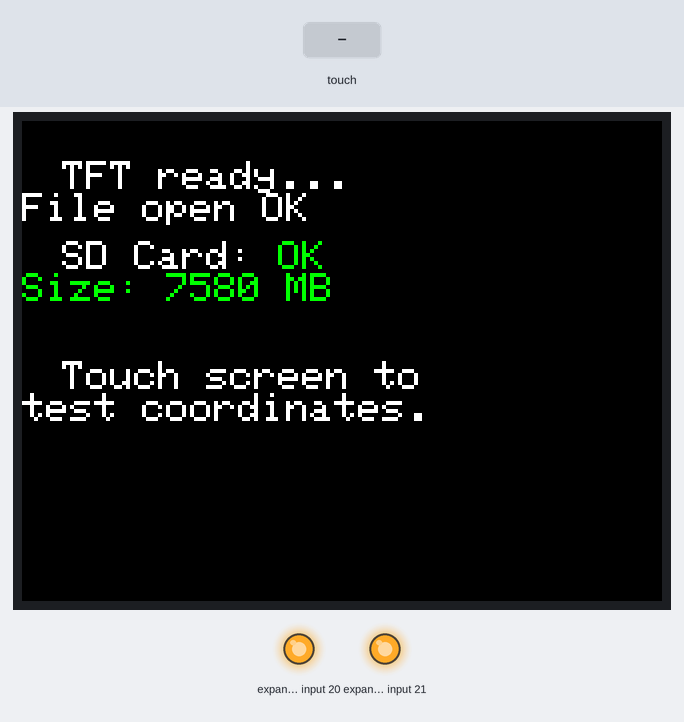
A sketch run on a simulated ESP32-S3. On the bench: 320×240 colour display, output pins drawn as LEDs (lit = HIGH). The inputs (shaded band) are chosen by the test bench. Storage starts empty; pins used as bus, display or sensor lines are not drawn; what the sketch prints to the serial monitor is not drawn.

Above: at 2.5 s.
2.6 s: screen touched at 13 % across, 10 % down
At 2.71 s:
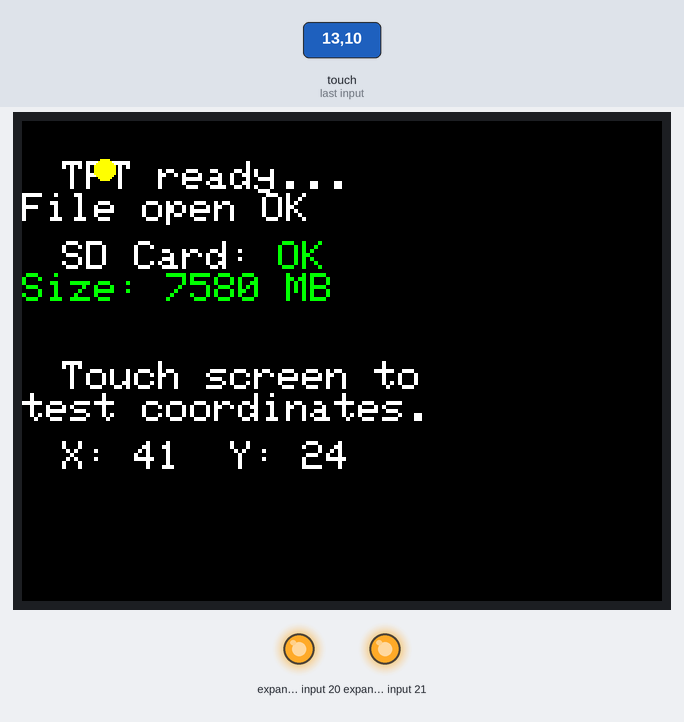
At 3.6 s:
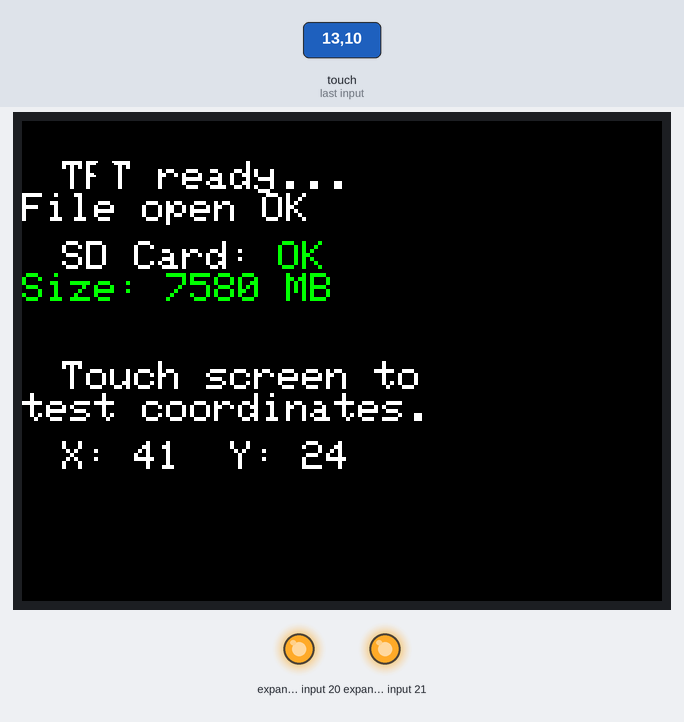
4.3 s: screen touched at 38 % across, 10 % down
At 4.9 s:
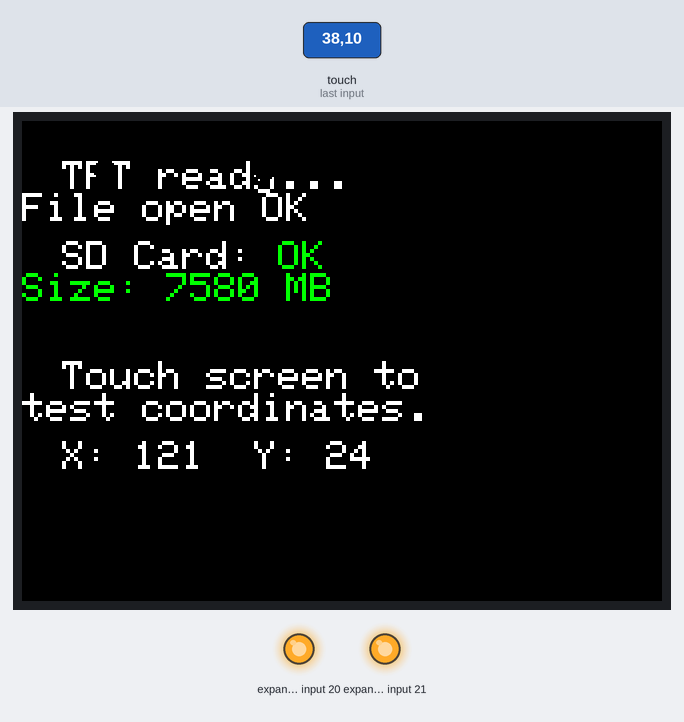
Timing chart, 0 to 7.3 s (numbered marks = the images above; inputs shaded):
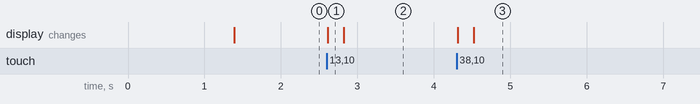

Measured:
- after the input at 2.6 s, the display: changes at once (image 1)
- after the input at 4.3 s, the display: first changes at once (image 3 shows a later state)

The sketch:

07_SDCard_Display_Touch.ino
```cpp
#include <SPI.h>
#include <SD.h>
#include <TFT_eSPI.h>

// Define the SD Chip Select pin (must match wiring)
#define VSPI_PIN   // SD card is using VSPI and TFT is using HSPI

#ifdef VSPI_PIN
#define SD_SCLK_PIN 4
#define SD_MISO_PIN 5
#define SD_MOSI_PIN 6
#else
#define SD_SCLK_PIN 12
#define SD_MISO_PIN 13
#define SD_MOSI_PIN 11
#endif

#define SD_CS_PIN 7
#define SD_FREQUENCY 16000000

TFT_eSPI tft = TFT_eSPI();

// 1️⃣ Define SPI class for SD
#ifdef VSPI_PIN
SPIClass sdSPI(VSPI);
#else
SPIClass sdSPI(HSPI);
#endif

void setup() {
  Serial.begin(115200);
  delay(1000);

  // 2️⃣ Set all CS pins high to deselect devices before initialization
  pinMode(TFT_CS, OUTPUT);
  digitalWrite(TFT_CS, HIGH);
  pinMode(TOUCH_CS, OUTPUT);
  digitalWrite(TOUCH_CS, HIGH);
  pinMode(SD_CS_PIN, OUTPUT);
  digitalWrite(SD_CS_PIN, HIGH);
  delay(100);

  // 2️⃣ Initialize the TFT first. This also sets up the SPI bus
  //  (HSPI or VSPI, because of USE_HSPI_PORT or USE_FSPI_PORT in User_Setup.h)
  tft.init();
  tft.setRotation(1);  // Landscape
  tft.fillScreen(TFT_BLACK);
  tft.setTextColor(TFT_WHITE, TFT_BLACK);
  tft.setTextSize(2);
  tft.setCursor(20, 20);
  Serial.println("TFT ready...");
  tft.println("TFT ready...");

  // 3️⃣ Get the SPI bus instance that the TFT is using
  // SPIClass& sdSPI = tft.getSPIinstance();

  // 4️⃣ Explicitly bind SPI to your SPI pins BEFORE SD.begin()
  sdSPI.begin(SD_SCLK_PIN, SD_MISO_PIN, SD_MOSI_PIN);  // SCK, MISO, MOSI

 // 5️⃣ Now initialize the SD card on the SAME SPI bus
  Serial.println("Initializing SD card...");
  if (!SD.begin(SD_CS_PIN, sdSPI, SD_FREQUENCY)) {
    Serial.println("SD Card initialization failed!");
    while (1) delay(1000);  // Halt
  }

  // Try open file
  File root = SD.open("/");
  if (!root) {
    Serial.println("Failed to open root directory");
    tft.println("Failed to open root directory");
    return;
  }
  root.close();
  Serial.println("File open OK.");
  tft.println("File open OK");

  // run Touch_calibrate.ino from Example to do the calibration
  // Use this calibration code in setup():
  uint16_t calData[5] = { 263, 3627, 233, 3513, 7 };
  tft.setTouch(calData);

  tft.setCursor(20, 60);
  tft.print("SD Card: ");
  tft.setTextColor(TFT_GREEN, TFT_BLACK);
  tft.println("OK");

  // 2. Print SD card capacity
  uint8_t cardType = SD.cardType();
  if (cardType == CARD_NONE) {
    tft.println("No SD card attached");
  } else {
    uint64_t cardSize = SD.cardSize() / (1024 * 1024);
    tft.print("Size: ");
    tft.print(cardSize);
    tft.println(" MB");
  }

  // 3. Touch Prompt
  tft.setTextColor(TFT_WHITE, TFT_BLACK);
  tft.setCursor(20, 120);
  tft.println("Touch screen to");
  tft.println("test coordinates.");
}

void loop() {
  // Check for touch
  uint16_t x = 0, y = 0;
  bool touched = tft.getTouch(&x, &y);

  if (touched) {

    // Draw a dot where you touch
    tft.fillCircle(x, y, 5, TFT_YELLOW);

    Serial.printf("Touch detected: X = %d, Y = %d\n", x, y);

    // Clear a small area and print the coordinates on screen
    tft.fillRect(20, 160, 200, 30, TFT_BLACK);
    tft.setCursor(20, 160);
    tft.printf("X: %d  Y: %d", x, y);

    delay(100);  // Debounce
    tft.fillCircle(x, y, 5, TFT_BLACK);
  }
}
```
